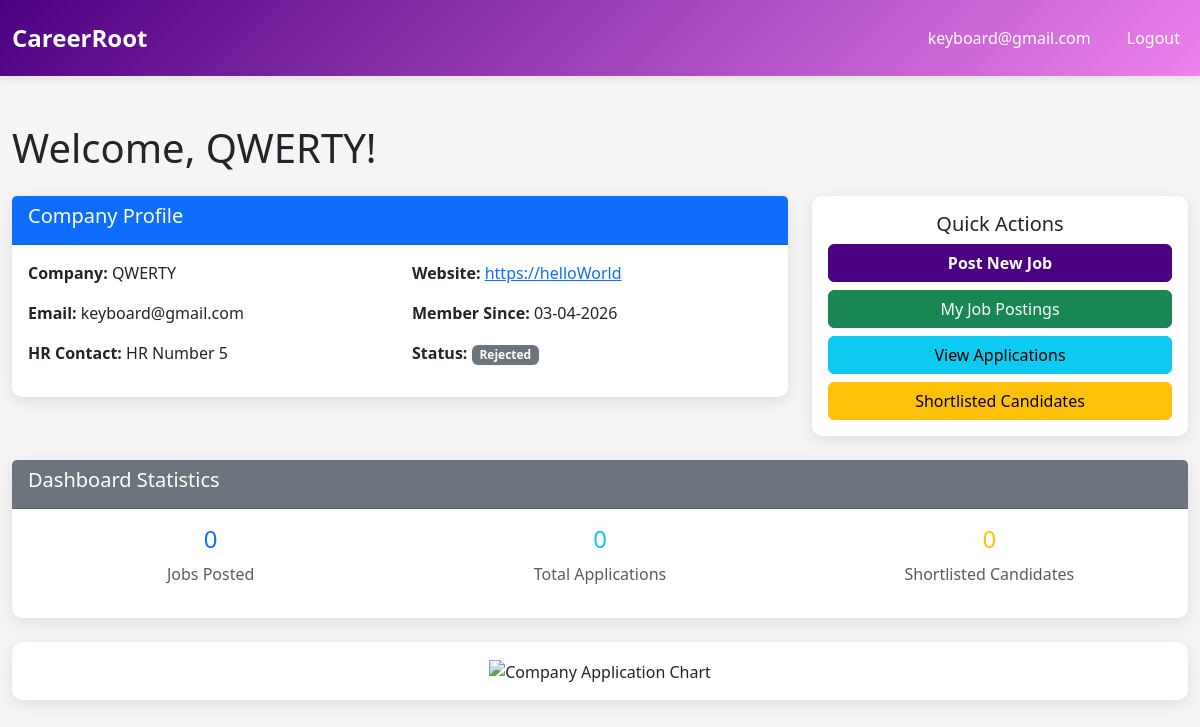
/company/dashboard (signed in), run on the app's committed database.
### core/database/models.py (models this page shows, shortened)
class Company(UserMixin, db.Model):
    __tablename__ = 'company'
    company_id = db.Column(db.Integer, primary_key=True, autoincrement=True)
    company_name = db.Column(db.String(150), nullable=False)
    email = db.Column(db.String(120), unique=True, nullable=False)
    password = db.Column(db.String(255), nullable=False)
    hr_contact = db.Column(db.String(100), nullable=True)
    website = db.Column(db.String(255), nullable=True)
    approval_status = db.Column(
        db.String(20),
        default=ApprovalStatus.PENDING.value,
        nullable=False
    )  #pending/aproved/rejected
    blacklist_status = db.Column(db.Boolean, default=False)  # True = blacklisted
    created_at = db.Column(db.DateTime, default=datetime.utcnow)
    updated_at = db.Column(db.DateTime, default=datetime.utcnow, onupdate=datetime.utcnow)
    drives = db.relationship('PlacementDrive', backref='company', lazy=True, cascade='all, delete-orphan')

### core/routes/company.py (the view)
@company_bp.route('/dashboard')
@login_required
def company_dashboard():
    if not check_company():
        return redirect(url_for('auth.homepage'))
    company_id = session.get('user_id')
    company = Company.query.get(company_id)
    total_applications = 0
    for drive in company.drives:
        total_applications += len(drive.applications)
    chart_url = get_company_chart_data(company_id)
    return render_template('company_dashboard.html', company=company, total_applications=total_applications,
                         chart_url=chart_url)

### app.py (called while the page is built)
@login_manager.user_loader
def load_user(user_id):
    from core.database.models import Admin, Company, Student
    admin = Admin.query.get(int(user_id))
    if admin:
        return admin
    company = Company.query.get(int(user_id))
    if company:
        return company
    student = Student.query.get(int(user_id))
    if student:
        return student
    return None

### core/routes/company.py (called while the page is built)
def check_company():
    if session.get('user_type') != 'company':
        flash('Unauthorized access', 'danger')
        return False
    return True

### core/utils/chart_data.py (called while the page is built, shortened)
def get_company_chart_data(company_id):
    company_drives = PlacementDrive.query.filter_by(company_id=company_id).all()
    drive_ids = [drive.drive_id for drive in company_drives]
    if not drive_ids:
        chart_url = generate_pie_chart(['No Data'], [1], 'Application Status', f'company_{company_id}_chart.png')
        return chart_url

### templates/company_dashboard.html (shortened to what this page needs)
{% extends "base.html" %}
{% block content %}
<div class="mt-5">
    <h1 class="mb-4">Welcome, {{ company.company_name }}!</h1>
    <div class="row mb-4">
        <div class="col-md-8">
            <div class="card">
                <div class="card-header bg-primary text-white">
                    <h5>Company Profile</h5>
                </div>
                <div class="card-body">
                    <div class="row">
                        <div class="col-md-6">
                            <p><strong>Company:</strong> {{ company.company_name }}</p>
                            <p><strong>Email:</strong> {{ company.email }}</p>
                            <p><strong>HR Contact:</strong> {{ company.hr_contact }}</p>
                        </div>
                        <div class="col-md-6">
                            <p><strong>Website:</strong> {% if company.website %}<a href="{{ company.website }}" target="_blank">{{ company.website }}</a>{% else %}Not provided{% endif %}</p>
                            <p><strong>Member Since:</strong> {{ company.created_at.strftime('%d-%m-%Y') }}</p>
                            <p><strong>Status:</strong>
                                {% if company.blacklist_status %}
                                    <span class="badge bg-danger">Blacklisted</span>
                                {% elif company.approval_status == 'Approved' %}
                                    <span class="badge bg-success">Approved & Active</span>
                                {% elif company.approval_status == 'Pending' %}
                                    <span class="badge bg-warning">Pending Approval</span>
                                {% else %}
                                    <span class="badge bg-secondary">Rejected</span>
                                {% endif %}
                            </p>
                        </div>
                    </div>
                </div>
            </div>
        </div>
        <div class="col-md-4">
            <div class="card">
                <div class="card-body text-center">
                    <h5 class="card-title">Quick Actions</h5>
                    <a href="{{ url_for('company.post_job') }}" class="btn btn-primary w-100 mb-2">Post New Job</a>
                    <a href="{{ url_for('company.jobs') }}" class="btn btn-success w-100 mb-2">My Job Postings</a>
                    <a href="{{ url_for('company.applications') }}" class="btn btn-info w-100 mb-2">View Applications</a>
                    <a href="{{ url_for('company.shortlisted') }}" class="btn btn-warning w-100">Shortlisted Candidates</a>
                </div>
            </div>
        </div>
    </div>
    <div class="row">
        <div class="col-md-12">
            <div class="card">
                <div class="card-header bg-secondary text-white">
                    <h5>Dashboard Statistics</h5>
                </div>
                <div class="card-body">
                    <div class="row text-center">
                        <div class="col-md-4">
                            <h4 class="text-primary">{{ company.drives|length }}</h4>
                            <p class="text-muted">Jobs Posted</p>
                        </div>
                        <div class="col-md-4">
                            <h4 class="text-info">{{ total_applications }}</h4>
                            <p class="text-muted">Total Applications</p>
                        </div>
                        <div class="col-md-4">
                            <h4 class="text-warning">0</h4>
                            <p class="text-muted">Shortlisted Candidates</p>
                        </div>
                    </div>
                </div>
            </div>
        </div>
    </div>
    <div class="row mt-4">
        <div class="col-md-12">
            <div class="card">
                <div class="card-body text-center">
                    <img src="{{ chart_url }}" alt="Company Application Chart" class="img-fluid" style="max-width: 100%; max-height: 300px; display: inline-block;">
                </div>
            </div>
        </div>
    </div>
</div>
{% endblock %}

### templates/base.html (shortened to what this page needs)
<!DOCTYPE html>
<html lang="en">
<head>
    <link href="https://cdn.jsdelivr.net/npm/bootstrap@5.3.0/dist/css/bootstrap.min.css" rel="stylesheet">
</head>
<body>
    <nav class="navbar navbar-expand navbar-dark">
        <div class="container-fluid">
            <a class="navbar-brand" href="/">CareerRoot</a>
            <ul class="navbar-nav ms-auto">
                {% if session.get('user_type') %}
                    <li class="nav-item">
                        <span class="nav-link">{{ session.get('username') }}</span>
                    </li>
                    <li class="nav-item">
                        <a class="nav-link" href="{{ url_for('auth.logout') }}">Logout</a>
                    </li>
                {% else %}
                    <li class="nav-item">
                        <a class="nav-link" href="{{ url_for('auth.login') }}">Login</a>
                    </li>
                {% endif %}
            </ul>
        </div>
    </nav>
    <div class="container-fluid container">
        {% block content %}{% endblock %}
    </div>
</body>
</html>

### templates/base.html (style rules this page uses)
:root { --primary-color: indigo; --secondary-color: violet; --danger-color: red; --success-color: mediumseagreen; }
body { font-family: 'Segoe UI', Tahoma, Geneva, Verdana, sans-serif; background-color: whitesmoke; }
.navbar { background: linear-gradient(135deg, var(--primary-color) 0%, var(--secondary-color) 100%); box-shadow: 0 2px 8px rgba(0,0,0,0.1); padding: 15px 0; }
.navbar-brand { font-weight: 700; font-size: 1.5rem; color: white !important; }
.nav-link { color: white !important; margin-left: 20px; font-weight: 500; transition: opacity 0.3s ease; }
.btn-primary { background-color: var(--primary-color); border-color: var(--primary-color); font-weight: 600; }
.card { border: none; box-shadow: 0 4px 15px rgba(0,0,0,0.1); border-radius: 10px; transition: transform 0.3s ease; }
.container { max-width: 1200px; }

### data on the page
Company: get "keyboard@gmail.com", company_name "QWERTY", email "keyboard@gmail.com", hr_contact "HR Number 5", website "https://helloWorld", created_at "03-04-2026"

### other printed values
{{ company.drives|length }} "0"
{{ total_applications }} "0"
